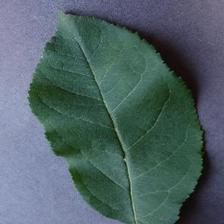
#> input picture lsnet/data/custom/测试集/1/Apple1 (1).jpg, 224 x 224 px
$ python -i augmentation.py   (imports and definitions only)
#> lines starting #> are read from the running program, lines starting #| are printed output that depends on the picture
#> further down, picture is the input picture: PIL image 224x224 RGB; mean R, G, B 79.7, 98.9, 102.6
# -*- coding: utf-8 -*-
"""
高级数据增强模块
实现 MixUp、CutMix、Cutout 等增强技术
"""
import random
import numpy as np
import torch
import torch.nn.functional as F
from PIL import Image, ImageEnhance, ImageOps

try:
    import cv2
except ImportError:
    cv2 = None


# [220 lines left out: functions mixup_data, mixup_criterion, cutmix_data, cutout, random_erase, random_rotation and 2 more, not called in this run]


def random_color_jitter(image, brightness=0.2, contrast=0.2, saturation=0.2, hue=0.1):
    """
    随机颜色抖动

    Args:
        image: PIL.Image 输入图像
        brightness: float 亮度调整范围
        contrast: float 对比度调整范围
        saturation: float 饱和度调整范围
        hue: float 色相调整范围

    Returns:
        PIL.Image: 颜色调整后的图像
    """
#> called with brightness = 0.2, contrast = 0.2, saturation = 0.2, hue = 0.1
    # 随机调整亮度
    if brightness > 0:
        enhancer = ImageEnhance.Brightness(image)
        image = enhancer.enhance(random.uniform(1 - brightness, 1 + brightness))
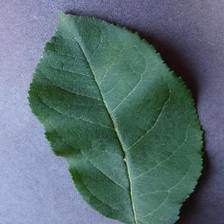
#> image: PIL image 224x224 RGB; mean R, G, B 90.1, 112.1, 116.2

    # 随机调整对比度
    if contrast > 0:
        enhancer = ImageEnhance.Contrast(image)
        image = enhancer.enhance(random.uniform(1 - contrast, 1 + contrast))

    # 随机调整饱和度
    if saturation > 0:
        enhancer = ImageEnhance.Color(image)
        image = enhancer.enhance(random.uniform(1 - saturation, 1 + saturation))

    # 随机调整色相（注意：色相调整在 PIL 中需要特殊处理）
    if hue > 0:
        image_array = np.array(image)
        hsv = cv2.cvtColor(image_array, cv2.COLOR_RGB2HSV)
#> hsv: shape (224, 224, 3); mean H, S, V 94.9, 89, 126.1
        hsv[:, :, 0] = (hsv[:, :, 0] + random.uniform(-hue * 180, hue * 180)) % 180
#> hsv: shape (224, 224, 3); mean H, S, V 87.1, 89, 126.1
        image = Image.fromarray(cv2.cvtColor(hsv, cv2.COLOR_HSV2RGB))
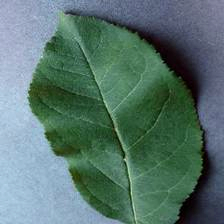
#> image: PIL image 224x224 RGB; mean R, G, B 87.5, 116.1, 109.6

    return image


# [53 lines left out: functions random_grayscale, random_resized_crop, not called in this run]


class AugmentationPipeline:
    """
    数据增强管道

    支持多种增强技术的组合使用
    """

    # [59 lines left out: functions __init__, apply_batch_augmentation, apply_cutout, not called in this run]

>>> from PIL import Image
>>> picture = Image.open('custom/测试集/1/Apple1 (1).jpg')
>>> result = random_color_jitter(picture)

$ run again, on lsnet/data/custom/测试集/1/Apple1 (3).jpg
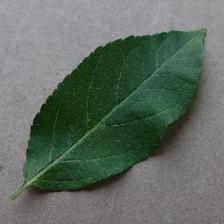
#> input picture lsnet/data/custom/测试集/1/Apple1 (3).jpg, 224 x 224 px
#> picture is the input picture: PIL image 224x224 RGB; mean R, G, B 97, 107.7, 98.6
#> in random_color_jitter, `image = enhancer.enhance(random.uniform(1 - brightness, 1 + brightness))`:
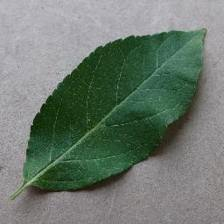
#> image: PIL image 224x224 RGB; mean R, G, B 109.8, 122.1, 111.7
#> in random_color_jitter, `image = Image.fromarray(cv2.cvtColor(hsv, cv2.COLOR_HSV2RGB))`:
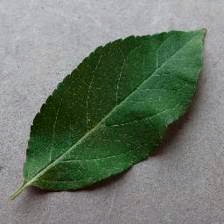
#> image: PIL image 224x224 RGB; mean R, G, B 109.7, 121.3, 107.7

$ run again, on lsnet/data/custom/测试集/1/Apple1 (4).jpg
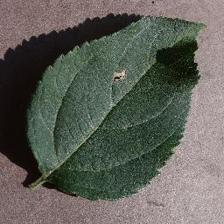
#> input picture lsnet/data/custom/测试集/1/Apple1 (4).jpg, 224 x 224 px
#> picture is the input picture: PIL image 224x224 RGB; mean R, G, B 96, 96.8, 89.2
#> in random_color_jitter, `image = enhancer.enhance(random.uniform(1 - brightness, 1 + brightness))`:
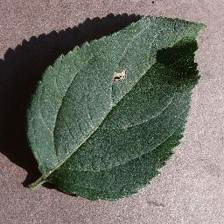
#> image: PIL image 224x224 RGB; mean R, G, B 108.7, 109.6, 101

$ run again, on lsnet/data/custom/测试集/1/Apple1 (9).jpg
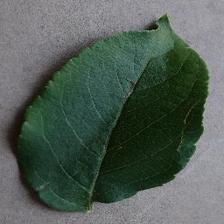
#> input picture lsnet/data/custom/测试集/1/Apple1 (9).jpg, 224 x 224 px
#> picture is the input picture: PIL image 224x224 RGB; mean R, G, B 81.8, 94.3, 86.2
#> in random_color_jitter, `image = enhancer.enhance(random.uniform(1 - brightness, 1 + brightness))`:
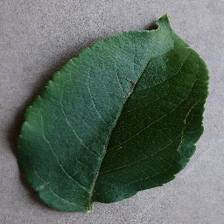
#> image: PIL image 224x224 RGB; mean R, G, B 92.6, 106.8, 97.6
